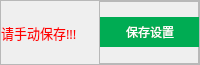
            <widget class="QFrame" name="frame_29">
             <property name="maximumSize">
              <size>
               <width>16777215</width>
               <height>65</height>
              </size>
             </property>
             <property name="font">
              <font>
               <pointsize>10</pointsize>
              </font>
             </property>
             <property name="frameShape">
              <enum>QFrame::StyledPanel</enum>
             </property>
             <property name="frameShadow">
              <enum>QFrame::Raised</enum>
             </property>
             <layout class="QHBoxLayout" name="horizontalLayout_27">
              <property name="spacing">
               <number>0</number>
              </property>
              <property name="leftMargin">
               <number>0</number>
              </property>
              <property name="topMargin">
               <number>0</number>
              </property>
              <property name="rightMargin">
               <number>0</number>
              </property>
              <property name="bottomMargin">
               <number>0</number>
              </property>
              <item>
               <widget class="QLabel" name="label_3">
                <property name="font">
                 <font>
                  <family>微软雅黑</family>
                  <pointsize>10</pointsize>
                  <weight>50</weight>
                  <bold>false</bold>
                 </font>
                </property>
                <property name="styleSheet">
                 <string notr="true">color: rgb(255, 0, 0);</string>
                </property>
                <property name="text">
                 <string>请手动保存!!!</string>
                </property>
               </widget>
              </item>
              <item>
               <widget class="QFrame" name="frame_31">
                <property name="minimumSize">
                 <size>
                  <width>100</width>
                  <height>0</height>
                 </size>
                </property>
                <property name="maximumSize">
                 <size>
                  <width>100</width>
                  <height>16777215</height>
                 </size>
                </property>
                <property name="font">
                 <font>
                  <pointsize>10</pointsize>
                 </font>
                </property>
                <property name="frameShape">
                 <enum>QFrame::StyledPanel</enum>
                </property>
                <property name="frameShadow">
                 <enum>QFrame::Raised</enum>
                </property>
                <layout class="QHBoxLayout" name="horizontalLayout_28">
                 <property name="spacing">
                  <number>0</number>
                 </property>
                 <property name="leftMargin">
                  <number>0</number>
                 </property>
                 <property name="topMargin">
                  <number>0</number>
                 </property>
                 <property name="rightMargin">
                  <number>0</number>
                 </property>
                 <property name="bottomMargin">
                  <number>0</number>
                 </property>
                 <item>
                  <widget class="QPushButton" name="save_configs">
                   <property name="minimumSize">
                    <size>
                     <width>100</width>
                     <height>30</height>
                    </size>
                   </property>
                   <property name="font">
                    <font>
                     <family>微软雅黑</family>
                     <pointsize>9</pointsize>
                     <weight>50</weight>
                     <italic>false</italic>
                     <bold>false</bold>
                    </font>
                   </property>
                   <property name="styleSheet">
                    <string notr="true">QPushButton{
	font: 9pt &quot;微软雅黑&quot;;
	background-color: rgb(0, 172, 83);
	color: rgb(255, 255, 255);
	border:none;
	height:25px;
}
QPushButton:hover{
	font: 9pt &quot;微软雅黑&quot;;
	background-color: rgb(0, 134, 67);
	color: rgb(255, 255, 255);
	height:25px;
}
QPushButton:pressed{
	font: 9pt &quot;微软雅黑&quot;;
	background-color: rgb(0, 172, 83);
	color: rgb(255, 255, 255);
	height:25px;
}</string>
                   </property>
                   <property name="text">
                    <string>保存设置</string>
                   </property>
                  </widget>
                 </item>
                </layout>
               </widget>
              </item>
             </layout>
            </widget>
